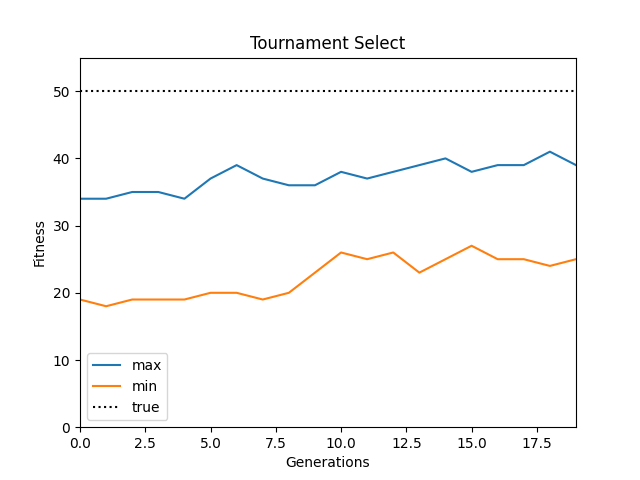

The Python source for this figure:
import numpy as np
import matplotlib.pyplot as plt


class Individual:
    '''各個体のクラス
        args: 個体の持つ遺伝子情報(np.array)'''
    def __init__(self, genom):
        self.genom = genom
        self.fitness = 0  # 個体の適応度(set_fitness関数で設定)
        self.set_fitness()

    def set_fitness(self):
        '''個体に対する目的関数(OneMax)の値をself.fitnessに代入'''
        self.fitness = self.genom.sum()

    def get_fitness(self):
        '''self.fitnessを出力'''
        return self.fitness

    def mutate(self):
        '''遺伝子の突然変異'''
        tmp = self.genom.copy()
        #インデックスをどこか一つ指定する。ランダムに
        i = np.random.randint(0, len(self.genom) - 1)
        #ランダムで選んだインデックスの数列を１か所0と1を反転させる。
        tmp[i] = float(not self.genom[i])
        #突然変異によって変更させた個体を自分自身に書き込む
        self.genom = tmp
        #突然変異後の適合率を算出
        self.set_fitness()


def select_roulette(generation):
    '''選択の関数(ルーレット方式)'''
    selected = []
    weights = [ind.get_fitness() for ind in generation]
    norm_weights = [ind.get_fitness() / sum(weights) for ind in generation]
    selected = np.random.choice(generation, size=len(generation), p=norm_weights)
    return selected


def select_tournament(generation):
    '''選択の関数(トーナメント方式)'''
    selected = []
    for i in range(len(generation)):
        tournament = np.random.choice(generation, 3, replace=False)
        max_genom = max(tournament, key=Individual.get_fitness).genom.copy()
        selected.append(Individual(max_genom))
    return selected


def crossover(selected):
    '''交叉の関数'''
    children = []
    if POPURATIONS % 2:
        selected.append(selected[0])
    for child1, child2 in zip(selected[::2], selected[1::2]):
        if np.random.rand() < CROSSOVER_PB:
            child1, child2 = cross_two_point_copy(child1, child2)
        children.append(child1)
        children.append(child2)
    children = children[:POPURATIONS]
    return children


def cross_two_point_copy(child1, child2):
    '''二点交叉'''
    size = len(child1.genom)
    tmp1 = child1.genom.copy()
    tmp2 = child2.genom.copy()
    cxpoint1 = np.random.randint(1, size)
    cxpoint2 = np.random.randint(1, size - 1)
    if cxpoint2 >= cxpoint1:
        cxpoint2 += 1
    else:
        cxpoint1, cxpoint2 = cxpoint2, cxpoint1
    tmp1[cxpoint1:cxpoint2], tmp2[cxpoint1:cxpoint2] = tmp2[cxpoint1:cxpoint2].copy(), tmp1[cxpoint1:cxpoint2].copy()
    new_child1 = Individual(tmp1)
    new_child2 = Individual(tmp2)
    return new_child1, new_child2


def mutate(children):
    #突然変異させる関数で一定の確率で突然変異させる。
    for child in children:
        #ランダムな値が一定の確率値よりも低ければ、突然変異関数を実行し、突然変異させる。
        if np.random.rand() < MUTATION_PB:
            child.mutate()
    return children


def create_generation(POPURATIONS, GENOMS):
    '''初期世代の作成
        return: 個体クラスのリスト'''
    generation = []
    for i in range(POPURATIONS):
        individual = Individual(np.random.randint(0, 2, GENOMS))
        generation.append(individual)
    return generation


def ga_solve(generation):
    '''遺伝的アルゴリズムのソルバー
        return: 最終世代の最高適応値の個体、最低適応値の個体'''
    best = []
    worst = []
    # --- Generation loop
    print('Generation loop start.')
    for i in range(GENERATIONS):
        # --- Step1. Print fitness in the generation
        best_ind = max(generation, key=Individual.get_fitness)
        best.append(best_ind.fitness)
        worst_ind = min(generation, key=Individual.get_fitness)
        worst.append(worst_ind.fitness)
        print("Generation: " + str(i) \
                + ": Best fitness: " + str(best_ind.fitness) \
                + ". Worst fitness: " + str(worst_ind.fitness))

        # --- Step2. Selection (Roulette)
        # selected = select_roulette(generation)
        selected = select_tournament(generation)

        # --- Step3. Crossover (two_point_copy)
        children = crossover(selected)

        # --- Step4. Mutation　突然変異
        generation = mutate(children)

    print("Generation loop ended. The best individual: ")
    print(best_ind.genom)
    return best, worst


np.random.seed(seed=65)

# param
POPURATIONS = 100 #１世代の個体数
GENOMS = 100 #遺伝子の長さ(n)
GENERATIONS = 20 #繰り返す世代数
CROSSOVER_PB = 0.8 #交叉を行う確率
MUTATION_PB = 0.1 #突然変異させる確率(ランダム値よりも低ければ突然変異)

# create first genetarion
generation = create_generation(POPURATIONS, GENOMS)

# solve  #適合率などを算出
best, worst = ga_solve(generation)

# plot
fig, ax = plt.subplots()
ax.plot(best, label='max')
ax.plot(worst, label='min')
ax.axhline(y=GENOMS, color='black', linestyle=':', label='true')
ax.set_xlim([0, GENERATIONS - 1])
ax.set_ylim([0, GENOMS * 1.1])
ax.legend(loc='best')
ax.set_xlabel('Generations')
ax.set_ylabel('Fitness')
ax.set_title('Tournament Select')
plt.savefig('GA_onemax_tournament_100')
plt.show()
